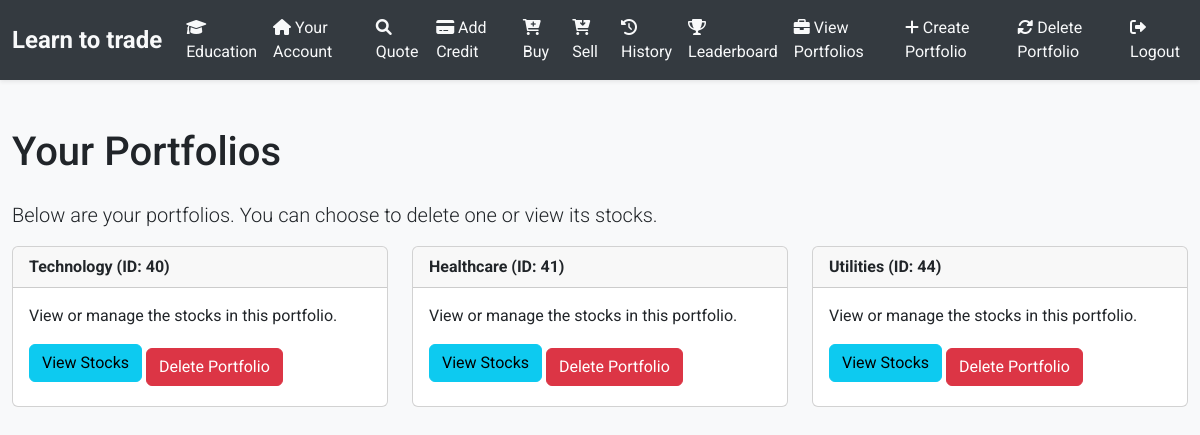
Screenshot of /view_portfolios (signed in) with the database file from the repository.
### tables this page shows
CREATE TABLE portfolios (
    id INTEGER PRIMARY KEY AUTOINCREMENT,
    user_id INTEGER,
    theme TEXT,
    FOREIGN KEY (user_id) REFERENCES users(id)
);

### app.py (the view)
@app.route("/view_portfolios", methods=["GET"])
@login_required
def view_portfolios():
    portfolios = db.execute("""
      SELECT * FROM portfolios WHERE user_id = :user_id
   """, user_id=session["user_id"])
    if not portfolios:
        return apology("No portfolios found", 404)
    return render_template("view_portfolios.html", portfolios=portfolios)

### app.py (called while the page is built)
@app.after_request
def after_request(response):
    response.headers["Cache-Control"] = "no-cache, no-store, must-revalidate"
    response.headers["Expires"] = 0
    response.headers["Pragma"] = "no-cache"
    return response

### helpers.py (called while the page is built)
def login_required(f):
    @wraps(f)
    def decorated_function(*args, **kwargs):
        if session.get("user_id") is None:
            return redirect("/login")
        return f(*args, **kwargs)
    return decorated_function

### Templates/view_portfolios.html (shortened to what this page needs)
{% extends "layout.html" %}
{% block content %}
    <h1 class="my-4">Your Portfolios</h1>
    <p class="lead">Below are your portfolios. You can choose to delete one or view its stocks.</p>
    <div class="row">
        {% for portfolio in portfolios %}
            <div class="col-md-4 mb-3">
                <div class="card">
                    <div class="card-header">
                        <strong>{{ portfolio.theme }} (ID: {{ portfolio.id }})</strong>
                    </div>
                    <div class="card-body">
                        <p class="card-text">View or manage the stocks in this portfolio.</p>
                        <a href="{{ url_for('view_stocks', portfolio_id=portfolio.id) }}" class="btn btn-info btn-block mb-2">
                            View Stocks
                        </a>
                        <a href="{{ url_for('delete_portfolio', portfolio_id=portfolio.id) }}" class="btn btn-danger btn-block">
                            Delete Portfolio
                        </a>
                    </div>
                </div>
            </div>
        {% endfor %}
    </div>
{% endblock %}

### static/styles.css (style rules this page uses)
body { background-color: #f8f9fa; font-family: 'Roboto', sans-serif; }
.btn-danger { background-color: #dc3545; border-color: #dc3545; }

### rows the page displays
portfolios: theme "Technology", id "40"
portfolios: theme "Healthcare", id "41"
portfolios: theme "Utilities", id "44"
